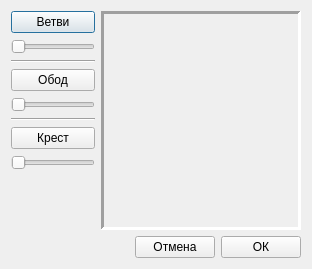
<?xml version="1.0" encoding="UTF-8"?>
<ui version="4.0">
 <class>CreateFrameDialog</class>
 <widget class="QDialog" name="CreateFrameDialog">
  <property name="geometry">
   <rect>
    <x>0</x>
    <y>0</y>
    <width>312</width>
    <height>269</height>
   </rect>
  </property>
  <property name="sizePolicy">
   <sizepolicy hsizetype="Fixed" vsizetype="Fixed">
    <horstretch>0</horstretch>
    <verstretch>0</verstretch>
   </sizepolicy>
  </property>
  <property name="windowTitle">
   <string>Dialog</string>
  </property>
  <layout class="QVBoxLayout" name="verticalLayout" stretch="1,0">
   <item>
    <layout class="QHBoxLayout" name="change_layoout" stretch="0,1">
     <item>
      <layout class="QVBoxLayout" name="settings_layout">
       <item>
        <widget class="QPushButton" name="branches">
         <property name="text">
          <string>Ветви</string>
         </property>
        </widget>
       </item>
       <item>
        <widget class="QSlider" name="angle_value">
         <property name="minimum">
          <number>30</number>
         </property>
         <property name="maximum">
          <number>60</number>
         </property>
         <property name="pageStep">
          <number>1</number>
         </property>
         <property name="orientation">
          <enum>Qt::Horizontal</enum>
         </property>
         <property name="invertedAppearance">
          <bool>false</bool>
         </property>
         <property name="invertedControls">
          <bool>true</bool>
         </property>
        </widget>
       </item>
       <item>
        <widget class="Line" name="line">
         <property name="orientation">
          <enum>Qt::Horizontal</enum>
         </property>
        </widget>
       </item>
       <item>
        <widget class="QPushButton" name="line_frame">
         <property name="text">
          <string>Обод</string>
         </property>
        </widget>
       </item>
       <item>
        <widget class="QSlider" name="density_value">
         <property name="minimum">
          <number>1</number>
         </property>
         <property name="maximum">
          <number>5</number>
         </property>
         <property name="pageStep">
          <number>1</number>
         </property>
         <property name="orientation">
          <enum>Qt::Horizontal</enum>
         </property>
        </widget>
       </item>
       <item>
        <widget class="Line" name="line_2">
         <property name="orientation">
          <enum>Qt::Horizontal</enum>
         </property>
        </widget>
       </item>
       <item>
        <widget class="QPushButton" name="kelt_cross">
         <property name="text">
          <string>Крест</string>
         </property>
        </widget>
       </item>
       <item>
        <widget class="QSlider" name="radius_value">
         <property name="maximum">
          <number>100</number>
         </property>
         <property name="orientation">
          <enum>Qt::Horizontal</enum>
         </property>
        </widget>
       </item>
       <item>
        <spacer name="settings_spacer">
         <property name="orientation">
          <enum>Qt::Vertical</enum>
         </property>
         <property name="sizeHint" stdset="0">
          <size>
           <width>20</width>
           <height>40</height>
          </size>
         </property>
        </spacer>
       </item>
      </layout>
     </item>
     <item>
      <widget class="QFrame" name="display">
       <property name="frameShape">
        <enum>QFrame::Panel</enum>
       </property>
       <property name="frameShadow">
        <enum>QFrame::Sunken</enum>
       </property>
       <property name="lineWidth">
        <number>3</number>
       </property>
       <layout class="QGridLayout" name="Field"/>
      </widget>
     </item>
    </layout>
   </item>
   <item>
    <layout class="QHBoxLayout" name="answer_layout">
     <item>
      <spacer name="answer_spacer">
       <property name="orientation">
        <enum>Qt::Horizontal</enum>
       </property>
       <property name="sizeHint" stdset="0">
        <size>
         <width>40</width>
         <height>20</height>
        </size>
       </property>
      </spacer>
     </item>
     <item>
      <widget class="QPushButton" name="reject">
       <property name="text">
        <string>Отмена</string>
       </property>
      </widget>
     </item>
     <item>
      <widget class="QPushButton" name="apply">
       <property name="text">
        <string>ОК</string>
       </property>
      </widget>
     </item>
    </layout>
   </item>
  </layout>
 </widget>
 <resources/>
 <connections/>
</ui>
